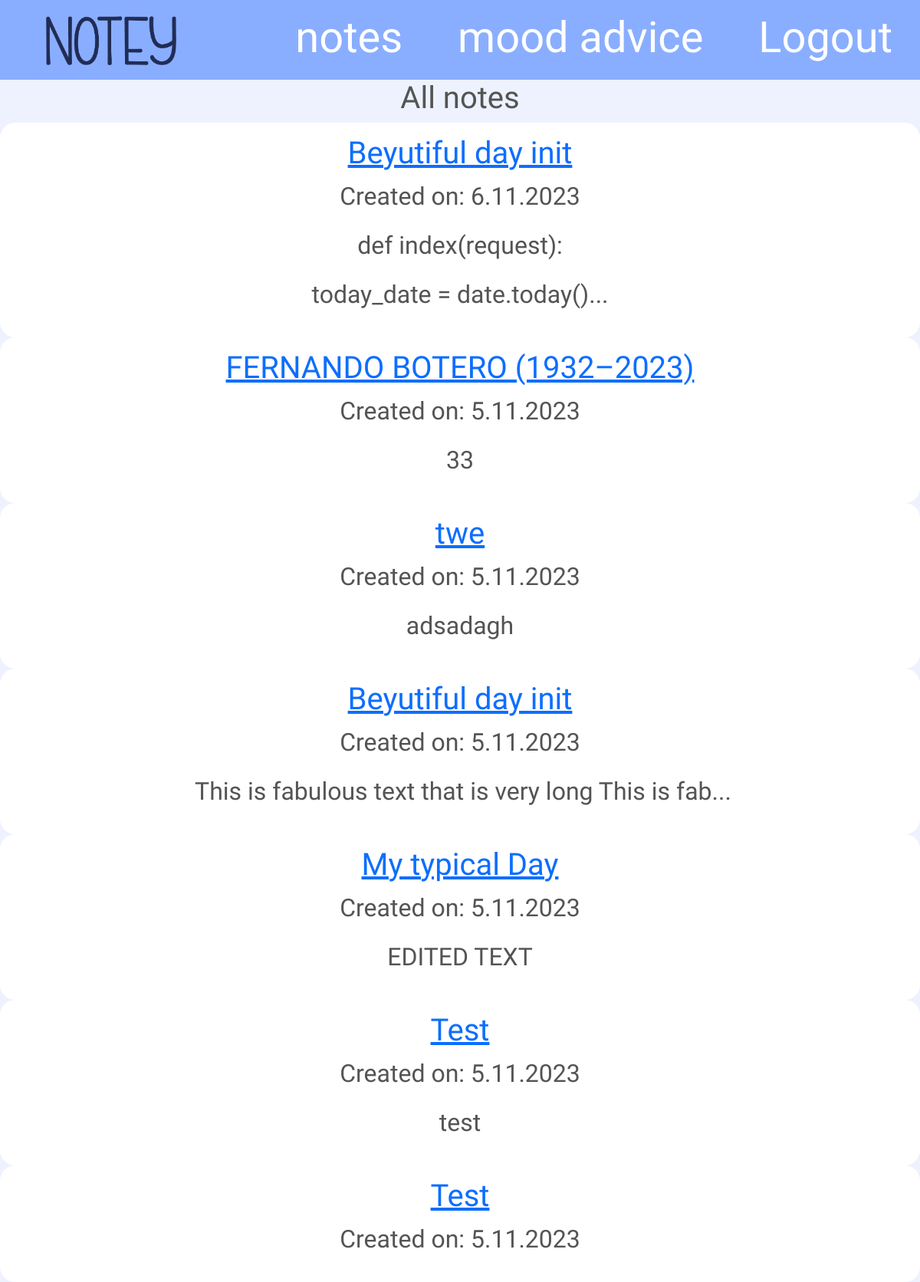
Page /note/ (signed in) on the earlier database version.
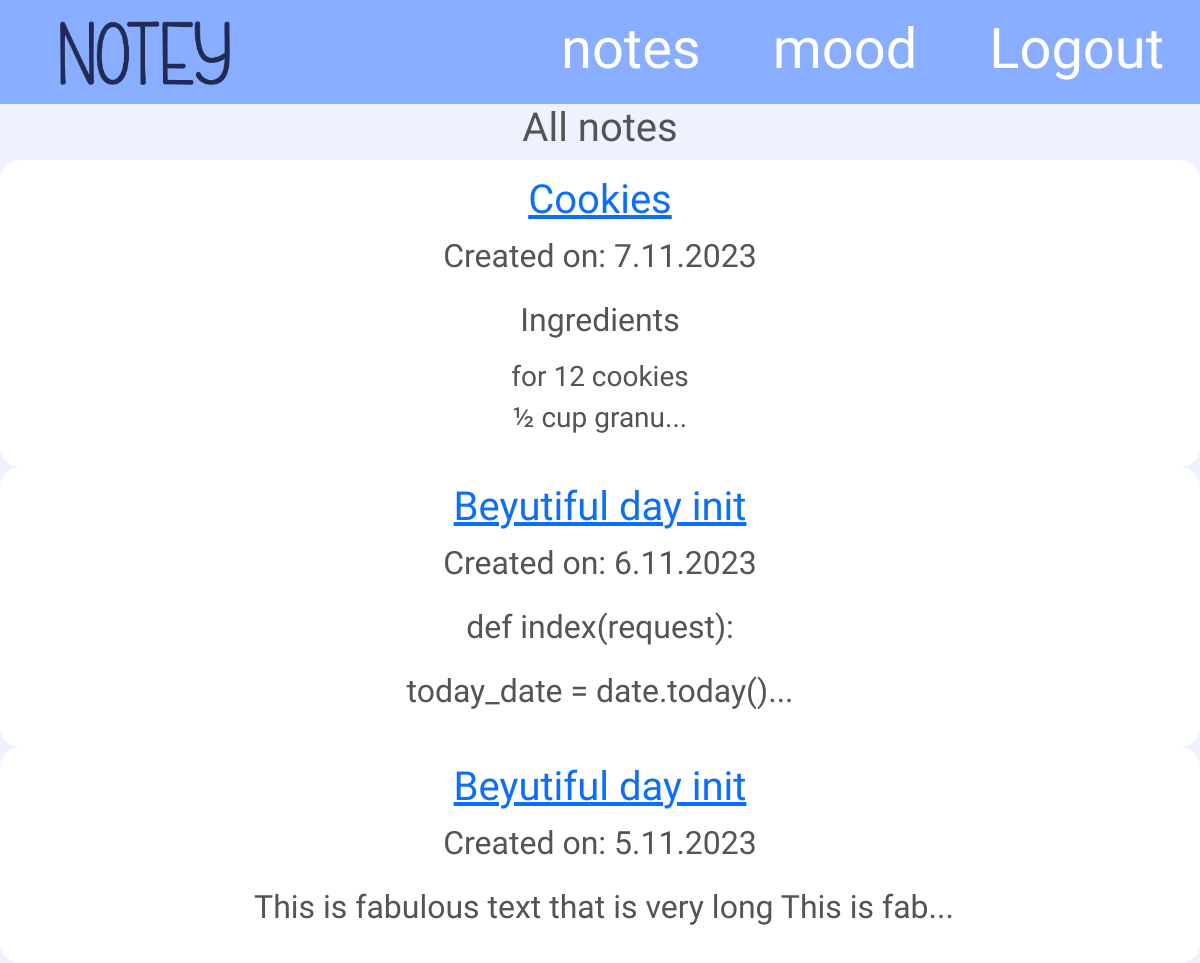
Same page on the later database version.
### notey_app/models.py (models this page shows, shortened)
class Note(models.Model):
    create_date = models.DateTimeField(default=timezone.now)
    category = models.CharField(max_length=100)
    title = models.CharField(max_length=225)
    text = models.TextField(blank=True, null=True)
    author = models.ForeignKey(User, on_delete=models.CASCADE, null=True, blank=True)

### notey_app/views.py (the view)
# urls.py: path('note/', views.NoteListView.as_view(), name='all_notes'),
class NoteListView(LoginRequiredMixin, ListView):
    login_url = 'login/'
    redirect_field_name = 'notey_app/note_detail.html'  # redirect to detail view
    model = Note
    def get_context_data(self, **kwargs):
        context = super().get_context_data(**kwargs)
        user = self.request.user
        user_notes = Note.objects.filter(author=user)
        context['user_has_notes'] = user_notes.exists()
        return context
    def get_queryset(self):
        return Note.objects.filter(author=self.request.user).order_by('-create_date')
    """
    with get query set - set SQL query in model.
    Grab post model.all objects and filter them based on condition.
    """

### notey_app/context_processors.py (called while the page is built)
def mood_context(request):
    mood = None
    if request.user.is_authenticated:
        today_date = date.today()
        mood_record = Mood.objects.filter(author=request.user, mood_date=today_date).first()
        mood = 'mood_advice' if mood_record else 'mood'
    return {'mood': mood}

### notey_app/templates/notey_app/note_list.html (shortened to what this page needs)
{% extends "notey_app/base.html" %}
{% block body_block %}
<div class="color_text patric-font text-center normal-text">
    <h1>All notes </h1>
     {% if user_has_notes %}
          {% for n in object_list %}
            <div class="note">
                <h1><a class="" href="{% url 'notey_app:note_detail' pk=n.pk %}">{{ n.title }}</a></h1>
                <p>Created on: {{ n.create_date|date:"j.n.Y" }}</p>
                 <p>
                     {% if n.text|length > 60 %}
                        {{ n.text|slice:":60"|safe|linebreaksbr  }}...
                    {% else %}
                        {{ n.text|safe|linebreaksbr }}
                    {% endif %}
                 </p>
            </div>
          {% endfor %}
    {% else %}
        <p> You don't have any notes yet! </p>
    {% endif %}
</div>
{% endblock %}

### notey_app/templates/notey_app/base.html (shortened to what this page needs)
<!DOCTYPE html>
{% load static %}
<html lang="en">
<head>
    <link rel="stylesheet" href="//cdn.jsdelivr.net/npm/medium-editor@latest/dist/css/medium-editor.min.css" type="text/css" media="screen" charset="utf-8">
    <link rel="stylesheet" type="text/css" href="{% static 'css/style.css' %}">
    <link href="https://cdn.jsdelivr.net/npm/bootstrap@5.0.2/dist/css/bootstrap.min.css" rel="stylesheet"
>
</head>
<body>
    <nav>
        <ul>
            <li class="navbar-brand"><a href="{% url 'index' %}"> <img class="logo_nav" src="{% static 'icons/notey.png' %}" alt="Notey"></a></li>
                {% if user.is_authenticated %}
                    <li><a href="{% url 'notey_app:notes' %}">notes</a></li>
                    {% if mood == 'mood_advice' %}
                        <li><a href="{% url 'notey_app:mood_advice' %}">mood advice</a> </li>
                    {% else %}
                        <li><a href="{% url 'notey_app:mood' %}"> mood</a> </li>
                    {% endif %}
                        <form method="post" action="{% url 'logout' %}">
                          <button type="submit">Logout</button>
                        </form>
                {% else %}
                    <li><a href="{% url 'notey_app:about' %}">about</a></li>
                    <li><a href="{% url 'login' %}">login</a></li>
                {% endif %}
        </ul>
    </nav>
    <div class="purple-body color_text">
        {% block body_block %}
        {% endblock %}
    </div>
</body>
</html>

### static/css/style.css (style rules this page uses)
body { font-family: 'Patrick Hand', cursive; background: #EEF2FF; }
.color_text { color: #545454; }
.purple-body { background: #EEF2FF; padding: 0; margin: 0; min-height: 90vh; }
nav { background-color: #8AAEFF; padding: 0.1rem 0 0.1rem 2vw; overflow: hidden; padding-bottom: 0.5rem; position: sticky; }
.logo_nav { max-height: 4rem; }
form button { text-decoration: none; color: white; margin: 0 3vw; font-size: 3.5rem; font-family: 'Patrick Hand', cursive; transition: all 0.5s ease-out; background: none; border: none; padding: 0; cursor: pointer; color: white; }
nav ul { list-style-type: none; margin: 0; padding: 0; display: flex; justify-content: flex-end; align-items: center; }
nav li a { text-decoration: none; color: white; margin: 0 3vw; font-size: 3.5rem; font-family: 'Patrick Hand', cursive; transition: all 0.5s ease-out; }
nav .navbar-brand { font-size: 1.2rem; color: white; margin-right: auto; }
.patric-font { font-family: 'Patrick Hand', cursive; }
.normal-text { font-size: 2em; }
.note { background: white; padding: 1rem 2rem; border-radius: 20px; }

Differences in the rows shown:
removed Note: title "FERNANDO BOTERO (1932–2023)", create_date "5.11.2023", text "33"
removed Note: title "twe", create_date "5.11.2023", text "adsadagh"
removed Note: title "My typical Day", create_date "5.11.2023", text "EDITED TEXT"
removed Note: title "Test", create_date "5.11.2023", text "test"
removed Note: title "Test", create_date "5.11.2023"
added Note: title "Cookies", create_date "7.11.2023", text "Ingredients for 12 cookies ½ cup granu"
Other differences:
text no longer shown: "mood advice"
text now shown: "mood"
